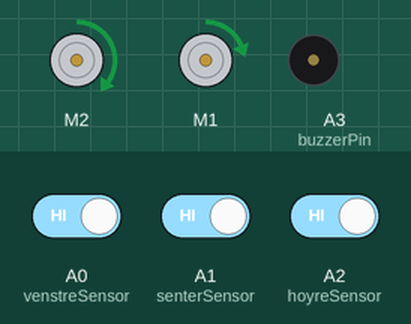
Recording of a sketch running on a simulated Arduino Uno, built with avr-gcc and run on an emulated ATmega328P. Parts: 2 × DC motor (green arrow = forward, orange = backward, longer = faster), buzzer (waves = sounding, pin HIGH). The test bench sets the inputs (shaded band); at power-on: A1 (senterSensor) HIGH, A2 (hoyreSensor) HIGH, A0 (venstreSensor) HIGH.

Above: at 9.2 s.
9.3 s: A1 (senterSensor) driven LOW
At 10.2 s:
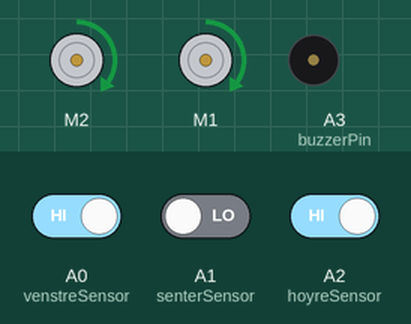
10.8 s: A2 (hoyreSensor) driven LOW
At 11.1 s:
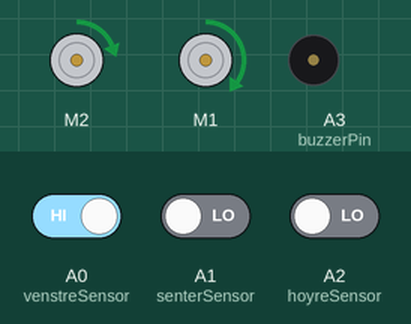
12.3 s: A2 (hoyreSensor) driven HIGH
At 13.5 s:
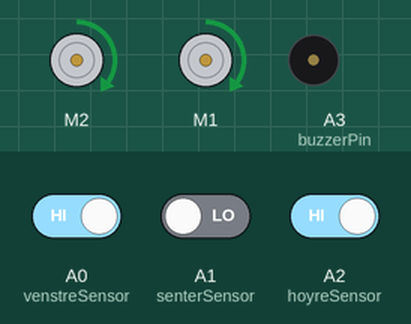
13.8 s: A0 (venstreSensor) driven LOW
At 14.7 s:
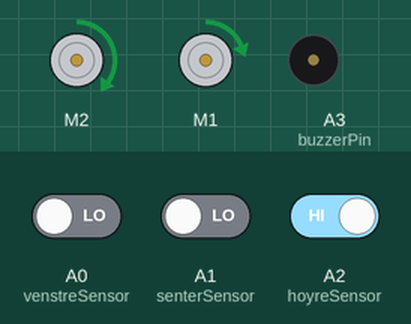
Timing chart, 0 to 16.3 s (numbered marks = the images above; inputs shaded):
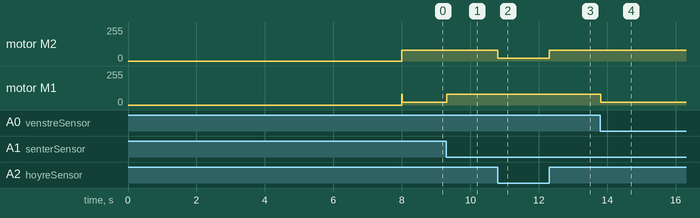

The sketch:

FolkeRobot_Komplett.ino
```cpp
// --------------------------------------------------------------------------------
// Definer variabler for motorkort
#include <AFMotor.h>

AF_DCMotor venstreMotor(1, MOTOR12_64KHZ);   // lag venstreMotor objekt
AF_DCMotor hoyreMotor(2, MOTOR12_64KHZ);     // lag hoyreMotor objekt

// --------------------------------------------------------------------------------
// Definer variabler for avstandsmåling med Ultralyd sensorene
const int triggerForanPin = A4;
const int ekkoForanPin = A5;

int avstandForan = 0;
int varighet;

unsigned long forrigeAvstandMillis = 0;      // skal lagre forrige tid som vi målte avstander
const long avstandInterval = 600;           // interval mellom hver gang vi måler avstander (millisekunder)

// --------------------------------------------------------------------------------
// Definer variabler for å spille en sang
const int buzzerPin = A3;
const int songLength = 18;
char notes[] = "cdfda ag cdfdg gf "; // a space represents a rest

// Beats er en tabell av varighet for hver note og hver pause.
// En "1" representerer en kvart-note, "2" en halv-note etc.
// Ikke glem at også pausene trenger en varighet.
int beats[] = {1, 1, 1, 1, 1, 1, 4, 4, 2, 1, 1, 1, 1, 1, 1, 4, 4, 2};

// tempo bestemmer hvor fort sangen skal spilles.
// For å spille sangen fortere må du velge en mindre verdi.
int tempo = 150;

// --------------------------------------------------------------------------------
// Definer variabler for å følge en linje
bool skalFolgeLinje = true;
unsigned int venstre, hoyre, senter;
const int venstreSensor = A0;
const int senterSensor = A1;
const int hoyreSensor = A2;

// Data strukturer for Tilstandsmaskinen som brukes til å følge en linje
struct State {
  unsigned int out;        // Tilstand som vi er i nå
  unsigned int next[6];
};  // Tabell som bestemmer neste tilstand utfra hva sensorene forteller oss
typedef const struct State StateType;

#define Center 0
#define CenterLeft 1
#define Left 2
#define CenterRight 3
#define Right 4

StateType fsm[5] = {
  {Center, { Center, CenterLeft, Left, CenterRight, Right, Right }},        // Center
  {CenterLeft, { Center,  CenterLeft, Left, CenterRight, Right, Left }},    // CenterLeft
  {Left, { Center,  CenterLeft, Left, CenterRight, Right, Left }},          // Left
  {CenterRight, { Center, CenterLeft, Left, CenterRight, Right, Right }},   // CenterRight
  {Right, { Center, CenterLeft, Left, CenterRight, Right, Right }}          // Right
};

unsigned int S;       // index til nåværende tilstand
unsigned int Input;
unsigned int Output;


void setup() {
  Serial.begin(9600);

  pinMode(buzzerPin, OUTPUT);
  pinMode(triggerForanPin, OUTPUT);
  pinMode(ekkoForanPin, INPUT);

  hoyreMotor.setSpeed(100);     // sett farten til 100 av max 255
  venstreMotor.setSpeed(100);   // sett farten til 100 av max 255

  // Sett sensorene som input
  pinMode(venstreSensor, INPUT);
  pinMode(senterSensor, INPUT);
  pinMode(hoyreSensor, INPUT);

  S = Center;

  // Pause i 8 sekunder så den ikke kjører mens den er koblet til PC'n
  delay(8000);
}

void loop() {
  //styrAvstandsMaaling();

  // kode for å følge en linje som bruker en Tilstandsmaskin
  Output = fsm[S].out;      // sett output fra Tilstandsmaskinen
  Robot_Output(Output);     // juster hastigheten på motorene utfra gjeldende Tilstand
  delay(10);                // kort pause som bestemmer hvor ofte vi gjør målinger med sensorene
  Input = Robot_Input();    // les sensorene
  S = fsm[S].next[Input];   // neste Tilstand avhenger av input fra sensorer og gjeldende Tilstand

}

unsigned int Robot_Input(void) {
  unsigned int resultat;
  LesFraSensorer();

  // Default er på Banen
  resultat = 0;

  // På Banen
  if ((venstre == 0) && (senter == 0) && (hoyre == 0)) resultat = 0;
  if ((venstre == 1) && (senter == 0) && (hoyre == 1)) resultat = 0;
  if ((venstre == 0) && (senter == 1) && (hoyre == 0)) resultat = 0;

  // Senter Venstre
  if ((venstre == 1) && (senter == 0) && (hoyre == 0)) resultat = 1;

  // Til Venstre
  if ((venstre == 1) && (senter == 1) && (hoyre == 0)) resultat = 2;

  // Senter Høyre
  if ((venstre == 0) && (senter == 0) && (hoyre == 1)) resultat = 3;

  // Til Høyre
  if ((venstre == 0) && (senter == 1) && (hoyre == 1)) resultat = 4;

  // Utenfor banen
  if ((venstre == 1) && (senter == 1) && (hoyre == 1)) resultat = 5;

  return resultat;
}

void Robot_Output(unsigned int output) {
  if (avstandForan == 0 || avstandForan > 10) {
    switch (output) {
    case 0:   // På Banen
      venstreMotor.setSpeed(80);
      hoyreMotor.setSpeed(80);
      break;
    case 1:   // Senter Venstre
      venstreMotor.setSpeed(80);
      hoyreMotor.setSpeed(20);
      break;
    case 2:   // Til Venstre
      venstreMotor.setSpeed(80);
      hoyreMotor.setSpeed(20);
      break;
    case 3:   // Senter Høyre
      venstreMotor.setSpeed(20);
      hoyreMotor.setSpeed(80);
      break;
    case 4:   // Til Høyre
      venstreMotor.setSpeed(20);
      hoyreMotor.setSpeed(80);
      break;
    }
    forover();
  } else {
    stopp();
  }
}

void LesFraSensorer() {
  venstre = digitalRead(venstreSensor);
  senter = digitalRead(senterSensor);
  hoyre = digitalRead(hoyreSensor);
}

void forover() {
  hoyreMotor.run(FORWARD);
  venstreMotor.run(FORWARD);
}

void stopp() {
  // Stopp motorene
  hoyreMotor.run(RELEASE);
  venstreMotor.run(RELEASE);
}

void styrAvstandsMaaling() {
  // Styrer hvor ofte avstander skal leses siden det tar litt tid (ca. 15 millisek. nå)
  unsigned long gjeldendeMillis = millis();

  if (gjeldendeMillis - forrigeAvstandMillis >= avstandInterval) {
    // lagre tiden for avstandsmåling som forrige tid til bruk senere
    forrigeAvstandMillis = gjeldendeMillis;
    lesAvstander();           // avstandsvariablene har nå fått verdi og kan brukes når roboten styres
  }
}

void lesAvstander()
{
  // Mål avstand foran
  digitalWrite(triggerForanPin, HIGH);
  delayMicroseconds(10);                  // Må holde signalet høyt i minst 10us
  digitalWrite(triggerForanPin, LOW);
  varighet = pulseIn(ekkoForanPin, HIGH, 5000);
  avstandForan = (varighet / 2) / 29;
}

void spillSang()
{
  int i, duration;

  for (i = 0; i < songLength; i++) // gå gjennom sang tabellen
  {
    duration = beats[i] * tempo;  // lengden på note/pause i millisekunder

    if (notes[i] == ' ')          // er dette en pause?
    {
      delay(duration);            // da tar vi en pause
    }
    else                          // ellers, spiller vi noten
    {
      tone(buzzerPin, frequency(notes[i]), duration);
      delay(duration);            // wait for tone to finish
    }
    delay(tempo / 10);            // brief pause between notes
  }
}

int frequency(char note)
{
  // Denne funksjonen tar en note-bokstav (a-g), og returnerer
  // den riktige frekvensen i Hz som skal brukes i tone() funksjonen.

  int i;
  const int numNotes = 8;  // antall noter vi har definert

  // De følgende tabellene inneholder note bokstavene
  // og deres frekvenser.

  char names[] = { 'c', 'd', 'e', 'f', 'g', 'a', 'b', 'C' };
  int frequencies[] = {262, 294, 330, 349, 392, 440, 494, 523};

  // Vi søker nå igjennom tabellen for navm og hvis vi finner bokstaven så
  // returnerer vi den tilsvarende frekvensen

  for (i = 0; i < numNotes; i++)  // gå gjennom navnene
  {
    if (names[i] == note)         // er dette riktig bokstav?
    {
      return (frequencies[i]);    // Ja! Returner frekvensen
    }
  }
  return (0); // Vi så gjennom alt og fant ikke note-bokstaven,
  // vi må allikevel gi en returverdi så vi returnerer 0.
}
```

Measured:
- after the input at 9.3 s, motor M1: forward 20/255 → forward 80/255 at once
- after the input at 10.8 s, motor M2: forward 80/255 → forward 20/255 at once
- after the input at 12.3 s, motor M2: forward 20/255 → forward 80/255 at once
- after the input at 13.8 s, motor M1: forward 80/255 → forward 20/255 at once
